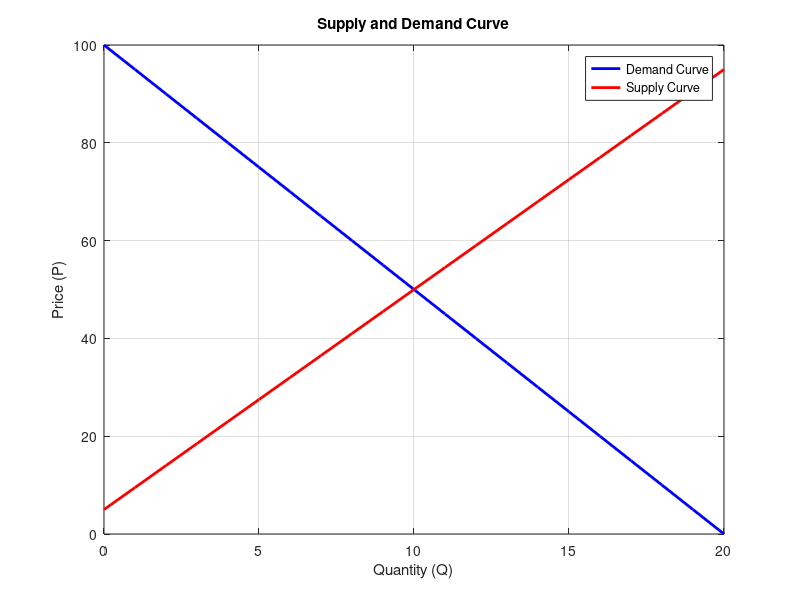

Reproduce this figure in MATLAB.
clc
clear
close all;

P = @(x,y,Q) x +(y*Q);

Q = 0:1:20;

P_d = P(100,-5,Q);

P_s = P(5,4.5,Q);

equilibrium = P_d == P_s;

eq_price = Q(equilibrium);
eq_quantity = P_d(equilibrium);

fprintf('Equilibrium Price: %.2f\n', eq_price);
fprintf('Equilibrium Quantity: %.2f\n', eq_quantity);


figure;
plot(Q, P_d, 'b', 'LineWidth', 2); hold on;
plot(Q, P_s, 'r', 'LineWidth', 2);
xlabel('Quantity (Q)');
ylabel('Price (P)');
title('Supply and Demand Curve');
legend('Demand Curve', 'Supply Curve');
grid on;
